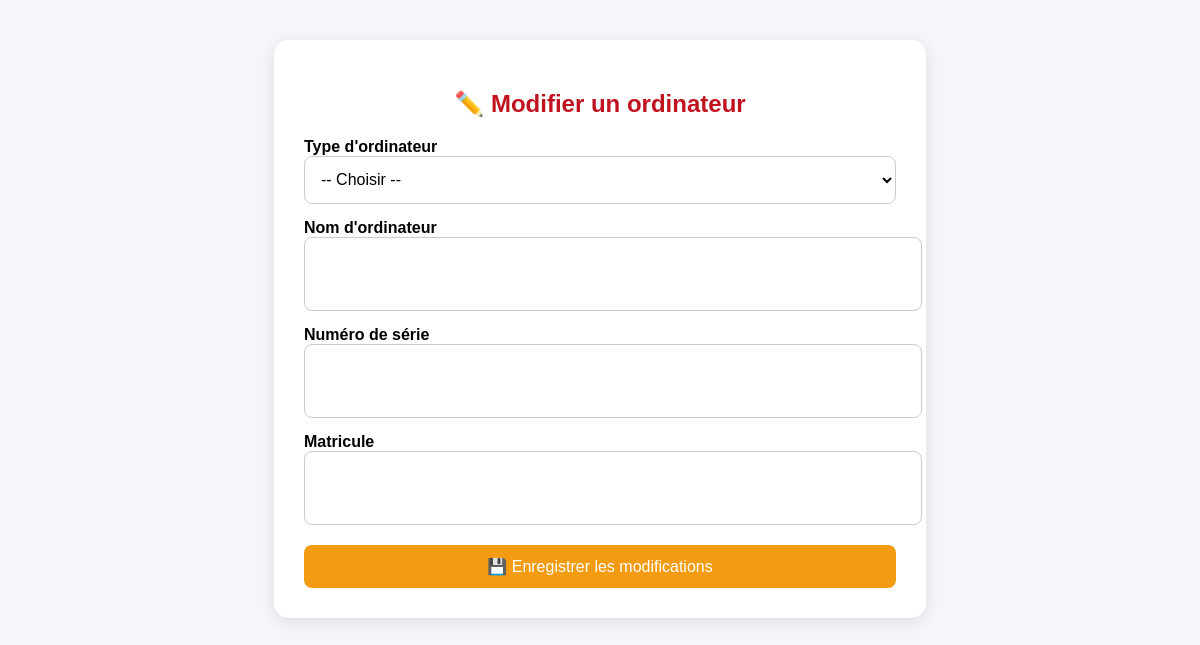
Before: /modifier_ordinateur/13 (signed in) with the older database file.
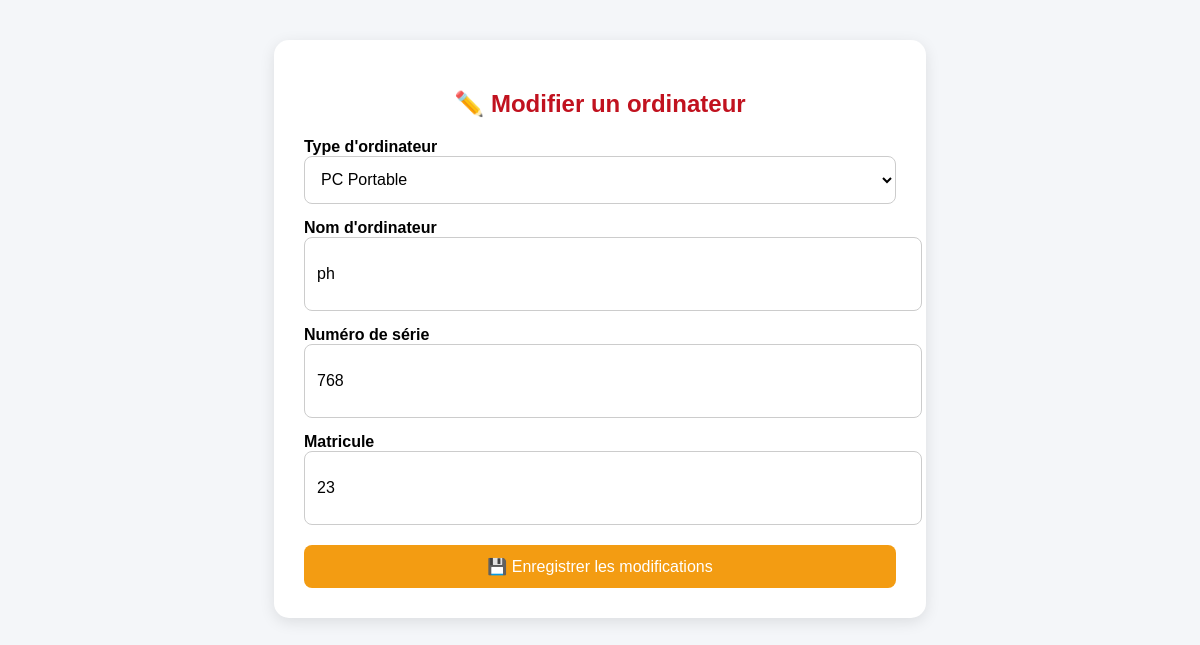
After: the same page with the newer database file.
### tables this page shows
CREATE TABLE ordinateurs (
    id INTEGER PRIMARY KEY AUTOINCREMENT,
    type_ordinateur TEXT,
    nom_ordinateur TEXT,
    numero_serie TEXT,
    matricule TEXT
);

### app.py (the view, shortened to what this page needs)
@app.route("/modifier_ordinateur/<int:id>", methods=["GET", "POST"])
def modifier_ordinateur(id):
    if "user" not in session:
        return redirect("/")
    conn = sqlite3.connect(DATABASE)
    cursor = conn.cursor()
    cursor.execute(
        "SELECT * FROM ordinateurs WHERE id=?",
        (id,)
    )
    ordinateur = cursor.fetchone()
    conn.close()
    return render_template(
        "modifier_ordinateur.html",
        ordinateur=ordinateur
    )

### templates/modifier_ordinateur.html (shortened to what this page needs)
<!DOCTYPE html>
<html lang="fr">
<head>
</head>
<body>
<div class="container">
<form method="POST">
<h2>✏️ Modifier un ordinateur</h2>
<label>Type d'ordinateur</label>
<select name="type_ordinateur" required>
    <option value="">-- Choisir --</option>
    <option value="Portable"
    {% if ordinateur[1] == "Portable" %}selected{% endif %}>
        PC Portable
    </option>
</select>
<label>Nom d'ordinateur</label>
<input type="text"
       name="nom_ordinateur"
       value="{{ ordinateur[2] }}"
       required>
<label>Numéro de série</label>
<input type="text"
       name="numero_serie"
       value="{{ ordinateur[3] }}"
       required>
<label>Matricule</label>
<input type="text"
       name="matricule"
       value="{{ ordinateur[4] }}"
       required>
<button type="submit">
💾 Enregistrer les modifications
</button>
</form>
</div>
</body>
</html>

Changed rows visible on the page:
added ordinateurs: type_ordinateur "PC Portable", nom_ordinateur "ph", numero_serie "768", matricule "23"
Other visible differences:
form field type_ordinateur: "-- Choisir --" → (not shown)
